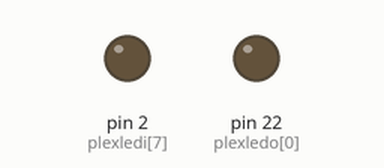
Bench run of a sketch on a simulated Arduino Mega 2560, built with avr-gcc and run on an emulated ATmega2560. On the bench: output pins drawn as LEDs (lit = HIGH).

Above: at 0.15 s.
Timing chart, 0 to 0.5 s (numbered marks = the images above):
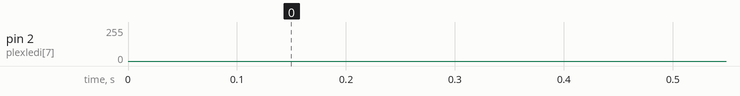

The sketch:

thingo_more_leds.ino
```cpp
//something


static int plexledi [] = {13,14,15,16,5,4,3,2,13,14,15,16,5,4,3,2};
static int plexledo []= {22,22,22,22,22,22,22,22,23,23,23,23,23,23,23,23};

static int del = 0;

//void ledon(int number);

void setup()
{
  // put your setup code here, to run once:
  for (int i=0;i<16;i++)
  {
    pinMode(plexledi[i], INPUT); //initialise the inputs
  }
}

void loop()
{
  // put your main code here, to run repeatedly:

  ledon(0,plexledi,plexledo);
  delay(del);
  ledon(1,plexledi,plexledo);
  delay(del);
  ledon(2,plexledi,plexledo);
  delay(del);
  ledon(3,plexledi,plexledo);
  delay(del);
  ledon(4,plexledi,plexledo);
  delay(del);
  ledon(5,plexledi,plexledo);
  delay(del);
    ledon(6,plexledi,plexledo);
  delay(del);
    ledon(7,plexledi,plexledo);
  delay(del);
    /*
    ledon(8,plexledi,plexledo);
  delay(del);
    ledon(9,plexledi,plexledo);
  delay(del);
    ledon(10,plexledi,plexledo);
  delay(del);
    ledon(11,plexledi,plexledo);
  delay(del);
    ledon(12,plexledi,plexledo);
  delay(del);
    ledon(13,plexledi,plexledo);
  delay(del);
    ledon(14,plexledi,plexledo);
  delay(del);
    ledon(15,plexledi,plexledo);
  delay(del);
  */

}

void ledon(int number, int * plexledi, int * plexledo)
{
  for (int i=0;i<16;i++)
  {
    pinMode(plexledi[i], INPUT); //initialise the inputs
    pinMode(plexledo[i], INPUT); //initialise the inputs
  }
  pinMode(plexledi[number],OUTPUT);
  pinMode(plexledo[number],OUTPUT);
  digitalWrite(plexledo[number],LOW);
   digitalWrite(plexledi[number],HIGH);
}
```
